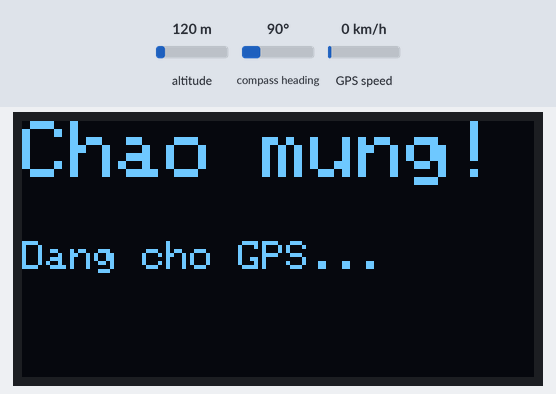
This sketch was run on a simulated ESP32. Shown: 128×64 one-colour display. The inputs (shaded band) are chosen by the test bench; at power-on: GPS speed 0 km/h, altitude 120 m, compass heading 90°. The GPS gets a fix after 3 s at 37.7749, -122.4194 with 8 satellites.

Above: at 0.1 s.
At 3.6 s:
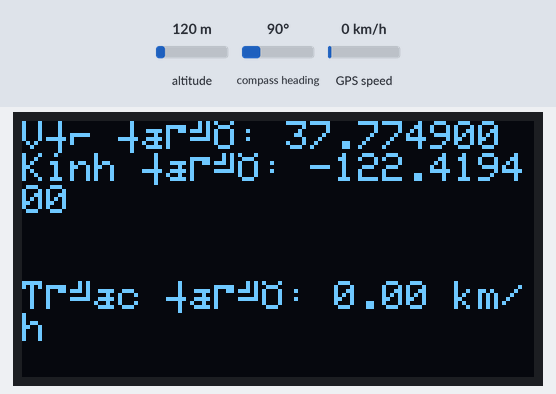
3.7 s: GPS speed set to 2 km/h
7.7 s: GPS speed set to 30 km/h
At 8.9 s:
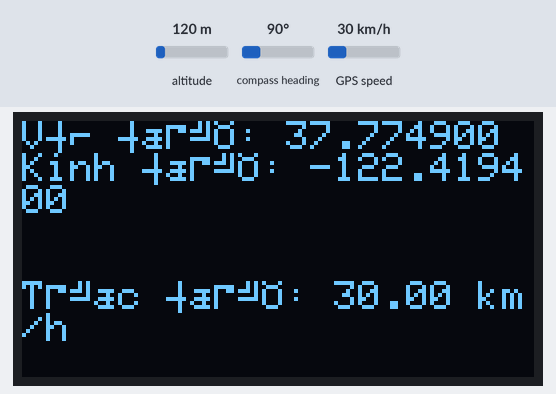
10.5 s: GPS speed set to 60 km/h
Timing chart, 0 to 13.5 s (numbered marks = the images above; inputs shaded):
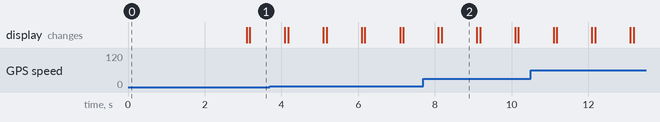

The sketch:

gps_test_oled.ino
```cpp
#include <TinyGPS++.h>
#include <HardwareSerial.h>
#include <Wire.h>
#include <Adafruit_GFX.h>
#include <Adafruit_SSD1306.h>

#define SCREEN_WIDTH 128 // Width of the screen in pixels
#define SCREEN_HEIGHT 64  // Height of the screen in pixels
#define RX_PIN 16         // Chân nhận dữ liệu từ GPS
#define TX_PIN 17         // Chân truyền dữ liệu tới GPS
#define OLED_RESET -1     // Không sử dụng chân reset

TinyGPSPlus gps; // Khởi tạo đối tượng GPS
HardwareSerial mySerial(1); // Khởi tạo serial thứ hai cho GPS
Adafruit_SSD1306 display(SCREEN_WIDTH, SCREEN_HEIGHT, &Wire, OLED_RESET); // Khởi tạo màn hình OLED

void setup() {
  Serial.begin(9600); // Khởi động Serial Monitor
  mySerial.begin(9600, SERIAL_8N1, RX_PIN, TX_PIN); // Khởi động Serial GPS

  // Khởi động màn hình OLED
  display.begin(SSD1306_SWITCHCAPVCC, 0x3C); // Địa chỉ I2C của màn hình OLED
  display.clearDisplay();

  // Hiển thị lời chào
  display.setTextSize(2); // Kích thước chữ lớn hơn cho lời chào
  display.setTextColor(SSD1306_WHITE); // Màu chữ
  display.setCursor(0, 0);
  display.println("Chao mung!"); // Lời chào
  display.setTextSize(1); // Đặt kích thước chữ về bình thường
  display.setCursor(0, 30);
  display.println("Dang cho GPS..."); // Dòng chờ
  display.display(); // Cập nhật màn hình OLED

  delay(2000); // Giữ hiển thị lời chào trong 2 giây
  display.clearDisplay(); // Xóa màn hình sau khi hiển thị
}

void loop() {
  // Kiểm tra dữ liệu từ GPS
  while (mySerial.available()) {
    gps.encode(mySerial.read()); // Nhận dữ liệu từ GPS

    // Nếu có dữ liệu GPS hợp lệ
    if (gps.location.isUpdated()) {
      // Hiển thị thông tin lên màn hình OLED
      display.clearDisplay();
      display.setCursor(0, 0);
      display.print("Vĩ độ: ");
      display.println(gps.location.lat(), 6); // In ra vĩ độ với 6 chữ số thập phân
      display.print("Kinh độ: ");
      display.println(gps.location.lng(), 6); // In ra kinh độ với 6 chữ số thập phân
      display.display(); // Cập nhật màn hình OLED
    }

    // In ra tốc độ (nếu có)
    if (gps.speed.isUpdated()) {
      display.setCursor(0, 40);
      display.print("Tốc độ: ");
      display.print(gps.speed.kmph()); // Tốc độ km/h
      display.println(" km/h");
      display.display(); // Cập nhật màn hình OLED
    }
  }
}
```

Measured:
- after the input at 7.7 s, the display: first differs from a run without the input after 0.47 s (image 2)
- what the display in image 2 shows lasts 0.9 s, from 8.2 s to 9.1 s
